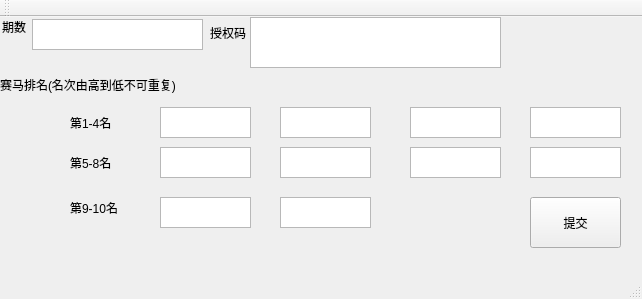
<?xml version="1.0" encoding="UTF-8"?>
<ui version="4.0">
 <class>QtGuiApplication2Class</class>
 <widget class="QMainWindow" name="QtGuiApplication2Class">
  <property name="geometry">
   <rect>
    <x>0</x>
    <y>0</y>
    <width>642</width>
    <height>299</height>
   </rect>
  </property>
  <property name="windowTitle">
   <string>QtGuiApplication2</string>
  </property>
  <widget class="QWidget" name="centralWidget">
   <widget class="QPushButton" name="pushButtonSubmit">
    <property name="geometry">
     <rect>
      <x>530</x>
      <y>180</y>
      <width>91</width>
      <height>51</height>
     </rect>
    </property>
    <property name="text">
     <string>提交</string>
    </property>
   </widget>
   <widget class="QTextEdit" name="textEditAuth">
    <property name="geometry">
     <rect>
      <x>250</x>
      <y>0</y>
      <width>251</width>
      <height>51</height>
     </rect>
    </property>
   </widget>
   <widget class="QLabel" name="label_3">
    <property name="geometry">
     <rect>
      <x>210</x>
      <y>-10</y>
      <width>61</width>
      <height>51</height>
     </rect>
    </property>
    <property name="text">
     <string>授权码</string>
    </property>
   </widget>
   <widget class="QTextEdit" name="textEditValue_1">
    <property name="geometry">
     <rect>
      <x>160</x>
      <y>90</y>
      <width>91</width>
      <height>31</height>
     </rect>
    </property>
   </widget>
   <widget class="QTextEdit" name="textEditValue_2">
    <property name="geometry">
     <rect>
      <x>280</x>
      <y>90</y>
      <width>91</width>
      <height>31</height>
     </rect>
    </property>
   </widget>
   <widget class="QTextEdit" name="textEditValue_3">
    <property name="geometry">
     <rect>
      <x>410</x>
      <y>90</y>
      <width>91</width>
      <height>31</height>
     </rect>
    </property>
   </widget>
   <widget class="QTextEdit" name="textEditValue_4">
    <property name="geometry">
     <rect>
      <x>530</x>
      <y>90</y>
      <width>91</width>
      <height>31</height>
     </rect>
    </property>
   </widget>
   <widget class="QTextEdit" name="textEditValue_8">
    <property name="geometry">
     <rect>
      <x>530</x>
      <y>130</y>
      <width>91</width>
      <height>31</height>
     </rect>
    </property>
   </widget>
   <widget class="QTextEdit" name="textEditValue_7">
    <property name="geometry">
     <rect>
      <x>410</x>
      <y>130</y>
      <width>91</width>
      <height>31</height>
     </rect>
    </property>
   </widget>
   <widget class="QTextEdit" name="textEditValue_5">
    <property name="geometry">
     <rect>
      <x>160</x>
      <y>130</y>
      <width>91</width>
      <height>31</height>
     </rect>
    </property>
   </widget>
   <widget class="QTextEdit" name="textEditValue_6">
    <property name="geometry">
     <rect>
      <x>280</x>
      <y>130</y>
      <width>91</width>
      <height>31</height>
     </rect>
    </property>
   </widget>
   <widget class="QTextEdit" name="textEditValue_10">
    <property name="geometry">
     <rect>
      <x>280</x>
      <y>180</y>
      <width>91</width>
      <height>31</height>
     </rect>
    </property>
   </widget>
   <widget class="QLabel" name="label_4">
    <property name="geometry">
     <rect>
      <x>70</x>
      <y>90</y>
      <width>71</width>
      <height>31</height>
     </rect>
    </property>
    <property name="text">
     <string>第1-4名</string>
    </property>
    <property name="textFormat">
     <enum>Qt::PlainText</enum>
    </property>
   </widget>
   <widget class="QPushButton" name="pushButtonSubmit_2">
    <property name="geometry">
     <rect>
      <x>780</x>
      <y>620</y>
      <width>101</width>
      <height>41</height>
     </rect>
    </property>
    <property name="text">
     <string>提交</string>
    </property>
   </widget>
   <widget class="QLabel" name="label_5">
    <property name="geometry">
     <rect>
      <x>70</x>
      <y>130</y>
      <width>71</width>
      <height>31</height>
     </rect>
    </property>
    <property name="text">
     <string>第5-8名</string>
    </property>
    <property name="textFormat">
     <enum>Qt::PlainText</enum>
    </property>
   </widget>
   <widget class="QLabel" name="label_6">
    <property name="geometry">
     <rect>
      <x>70</x>
      <y>180</y>
      <width>61</width>
      <height>21</height>
     </rect>
    </property>
    <property name="text">
     <string>第9-10名</string>
    </property>
    <property name="textFormat">
     <enum>Qt::PlainText</enum>
    </property>
   </widget>
   <widget class="QTextEdit" name="textEditID">
    <property name="geometry">
     <rect>
      <x>32</x>
      <y>2</y>
      <width>171</width>
      <height>31</height>
     </rect>
    </property>
   </widget>
   <widget class="QLabel" name="label">
    <property name="geometry">
     <rect>
      <x>2</x>
      <y>2</y>
      <width>24</width>
      <height>16</height>
     </rect>
    </property>
    <property name="text">
     <string>期数</string>
    </property>
   </widget>
   <widget class="QLabel" name="label_2">
    <property name="geometry">
     <rect>
      <x>0</x>
      <y>60</y>
      <width>191</width>
      <height>16</height>
     </rect>
    </property>
    <property name="text">
     <string>赛马排名(名次由高到低不可重复)</string>
    </property>
   </widget>
   <widget class="QTextEdit" name="textEditValue_9">
    <property name="geometry">
     <rect>
      <x>160</x>
      <y>180</y>
      <width>91</width>
      <height>31</height>
     </rect>
    </property>
   </widget>
  </widget>
  <widget class="QMenuBar" name="menuBar">
   <property name="geometry">
    <rect>
     <x>0</x>
     <y>0</y>
     <width>642</width>
     <height>23</height>
    </rect>
   </property>
  </widget>
  <widget class="QToolBar" name="mainToolBar">
   <attribute name="toolBarArea">
    <enum>TopToolBarArea</enum>
   </attribute>
   <attribute name="toolBarBreak">
    <bool>false</bool>
   </attribute>
  </widget>
  <widget class="QStatusBar" name="statusBar"/>
 </widget>
 <layoutdefault spacing="6" margin="11"/>
 <resources>
  <include location="qtguiapplication2.qrc"/>
 </resources>
 <connections/>
</ui>
